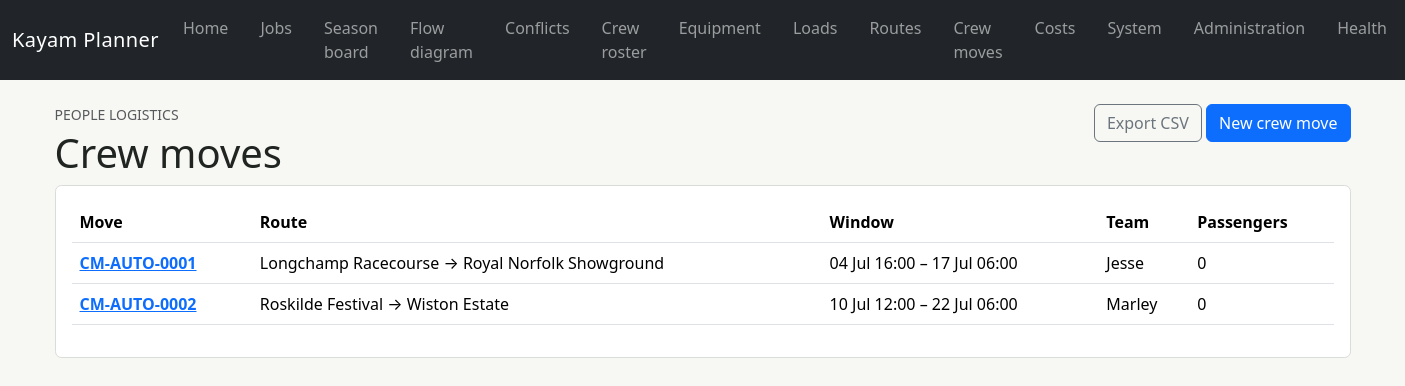
The app's page /crew-moves with its own data.
### app/models/crew_movements.py (models this page shows)
class CrewMovement(Base):
    __tablename__ = "crew_movements"
    __table_args__ = (CheckConstraint("arrive_by > depart_after", name="date_order"),)
    id: Mapped[int] = mapped_column(primary_key=True)
    movement_code: Mapped[str] = mapped_column(String(50), unique=True, index=True)
    origin_location_id: Mapped[int] = mapped_column(ForeignKey("locations.id"), index=True)
    destination_location_id: Mapped[int] = mapped_column(ForeignKey("locations.id"), index=True)
    tentmaster_id: Mapped[int | None] = mapped_column(ForeignKey("tentmasters.id"), index=True)
    van_id: Mapped[int | None] = mapped_column(ForeignKey("vans.id"))
    depart_after: Mapped[datetime] = mapped_column(AwareDateTime(), index=True)
    arrive_by: Mapped[datetime] = mapped_column(AwareDateTime(), index=True)
    status: Mapped[MovementStatus] = mapped_column(
        Enum(MovementStatus, native_enum=False, length=20), default=MovementStatus.PLANNED
    )
    locked: Mapped[bool] = mapped_column(Boolean, default=False)
    notes: Mapped[str | None] = mapped_column(Text)
    origin: Mapped[Location] = relationship(foreign_keys=[origin_location_id])
    destination: Mapped[Location] = relationship(foreign_keys=[destination_location_id])
    tentmaster: Mapped[Tentmaster | None] = relationship()
    van: Mapped[Van | None] = relationship()
    legs: Mapped[list[CrewJourneyLeg]] = relationship(
        back_populates="movement", cascade="all, delete-orphan", order_by="CrewJourneyLeg.sequence"
    )
    passengers: Mapped[list[CrewMovementPassenger]] = relationship(
        back_populates="movement", cascade="all, delete-orphan"
    )

### app/models/administration.py (models this page shows)
class TimestampMixin:
    created_at: Mapped[datetime] = mapped_column(AwareDateTime(), default=utc_now, nullable=False)
    updated_at: Mapped[datetime] = mapped_column(
        AwareDateTime(), default=utc_now, onupdate=utc_now, nullable=False
    )

class Location(TimestampMixin, Base):
    __tablename__ = "locations"
    __table_args__ = (
        CheckConstraint(
            "latitude IS NULL OR (latitude >= -90 AND latitude <= 90)",
            name="latitude_range",
        ),
        CheckConstraint(
            "longitude IS NULL OR (longitude >= -180 AND longitude <= 180)",
            name="longitude_range",
        ),
        CheckConstraint("default_unload_duration_minutes >= 0", name="unload_duration_nonnegative"),
    )
    id: Mapped[int] = mapped_column(primary_key=True)
    name: Mapped[str] = mapped_column(String(200), unique=True, index=True)
    location_type: Mapped[LocationType] = mapped_column(
        Enum(LocationType, native_enum=False, length=20), default=LocationType.SITE
    )
    address_line_1: Mapped[str | None] = mapped_column(String(200))
    address_line_2: Mapped[str | None] = mapped_column(String(200))
    city: Mapped[str | None] = mapped_column(String(100))
    region: Mapped[str | None] = mapped_column(String(100))
    postcode: Mapped[str | None] = mapped_column(String(30))
    country_code: Mapped[str] = mapped_column(String(2), default="GB")
    latitude: Mapped[Decimal | None] = mapped_column(Numeric(9, 6))
    longitude: Mapped[Decimal | None] = mapped_column(Numeric(9, 6))
    timezone: Mapped[str] = mapped_column(String(100), default="Europe/London")
    geocoding_provider: Mapped[str | None] = mapped_column(String(50))
    geocoding_place_id: Mapped[str | None] = mapped_column(String(200))
    geocoded_at: Mapped[datetime | None] = mapped_column(AwareDateTime())
    access_notes: Mapped[str | None] = mapped_column(Text)
    hgv_notes: Mapped[str | None] = mapped_column(Text)
    receiving_notes: Mapped[str | None] = mapped_column(Text)
    default_unload_duration_minutes: Mapped[int] = mapped_column(Integer, default=60)
    active: Mapped[bool] = mapped_column(Boolean, default=True)

class Tentmaster(Base):
    __tablename__ = "tentmasters"
    id: Mapped[int] = mapped_column(primary_key=True)
    name: Mapped[str] = mapped_column(String(150), unique=True)
    lead_crew_member_id: Mapped[int | None] = mapped_column(ForeignKey("crew_members.id"))
    home_location_id: Mapped[int | None] = mapped_column(ForeignKey("locations.id"))
    default_van_id: Mapped[int | None] = mapped_column(ForeignKey("vans.id"))
    active: Mapped[bool] = mapped_column(Boolean, default=True)
    notes: Mapped[str | None] = mapped_column(Text)
    lead_crew_member: Mapped[CrewMember | None] = relationship(foreign_keys=[lead_crew_member_id])
    home_location: Mapped[Location | None] = relationship()
    default_van: Mapped[Van | None] = relationship()
    memberships: Mapped[list[TentmasterMembership]] = relationship(back_populates="tentmaster")

### app/routes/crew_movements.py (the view)
@router.get("/crew-moves", response_class=HTMLResponse)
def list_moves(request: Request, session: SessionDependency) -> HTMLResponse:
    moves = session.scalars(select(CrewMovement).order_by(CrewMovement.depart_after)).all()
    return templates.TemplateResponse(
        request=request, name="crew_movements/list.html", context={"movements": moves}
    )

### app/templates/crew_movements/list.html
{% extends "base.html" %}{% block title %}Crew moves · Kayam Planner{% endblock %}{% block content %}
<div class="d-flex justify-content-between"><div><p class="text-uppercase text-muted small mb-1">People logistics</p><h1>Crew moves</h1></div><div><a class="btn btn-outline-secondary" href="/crew-moves/export.csv">Export CSV</a> <a class="btn btn-primary" href="/crew-moves/new">New crew move</a></div></div>
<section class="planning-section"><table class="table"><thead><tr><th>Move</th><th>Route</th><th>Window</th><th>Team</th><th>Passengers</th></tr></thead><tbody>{% for movement in movements %}<tr><td><a href="/crew-moves/{{ movement.id }}"><strong>{{ movement.movement_code }}</strong></a></td><td>{{ movement.origin.name }} → {{ movement.destination.name }}</td><td>{{ movement.depart_after.strftime('%d %b %H:%M') }} – {{ movement.arrive_by.strftime('%d %b %H:%M') }}</td><td>{{ movement.tentmaster.name if movement.tentmaster else '—' }}</td><td>{{ movement.passengers|sum(attribute='quantity') }}</td></tr>{% else %}<tr><td colspan="5">No crew moves yet.</td></tr>{% endfor %}</tbody></table></section>{% endblock %}

### app/static/css/app.css (style rules this page uses)
:root { --kayam-focus: #f3b61f; }
body { background: #f7f7f4; color: #202522; }
.form-section, .planning-section { background: #fff; border: 1px solid #d9ddd9; border-radius: 0.4rem; margin-bottom: 1rem; padding: 1rem; }

### records on screen
CrewMovement: movement_code "CM-AUTO-0001", origin.name "Longchamp Racecourse", destination.name "Royal Norfolk Showground", depart_after "04 Jul 16:00", arrive_by "17 Jul 06:00", tentmaster "Jesse", passengers|sum "0"
CrewMovement: movement_code "CM-AUTO-0002", origin.name "Roskilde Festival", destination.name "Wiston Estate", depart_after "10 Jul 12:00", arrive_by "22 Jul 06:00", tentmaster "Marley", passengers|sum "0"
